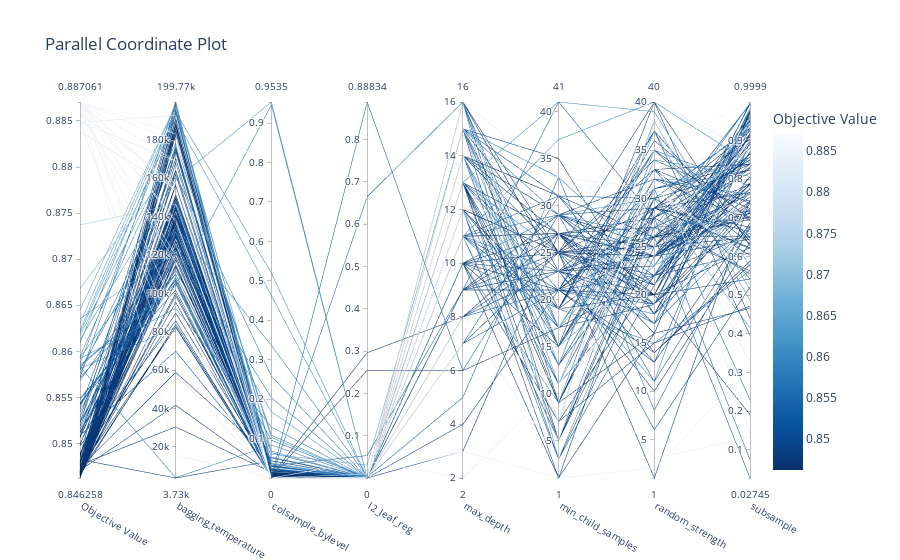

Notebook source saved alongside this figure:
### Code cell
optuna.visualization.plot_parallel_coordinate(cb_study)

### Figure 1 — Plotly figure (JSON) as saved in the notebook; plotly's stock layout.template omitted (floating-point values rounded to 4 significant figures; data arrays with more than 128 entries replaced by an {"elided": "..."} marker saying what was removed)
{"data": [{"dimensions": [{"label": "Objective Value", "range": [0.8463, 0.8871], "values": {"elided": "152 float values"}}, {"label": "bagging_temperature", "range": [3727, 199767], "values": {"elided": "152 int values"}}, {"label": "colsample_bylevel", "range": [1.653e-10, 0.9535], "values": {"elided": "152 float values"}}, {"label": "l2_leaf_reg", "range": [1.068e-10, 0.8883], "values": {"elided": "152 float values"}}, {"label": "max_depth", "range": [2, 16], "values": {"elided": "152 int values"}}, {"label": "min_child_samples", "range": [1, 41], "values": {"elided": "152 int values"}}, {"label": "random_strength", "range": [1, 40], "values": {"elided": "152 int values"}}, {"label": "subsample", "range": [0.02745, 0.9999], "values": {"elided": "152 float values"}}], "labelangle": 30, "labelside": "bottom", "line": {"color": {"elided": "152 float values"}, "colorbar": {"title": {"text": "Objective Value"}}, "colorscale": [[0, "rgb(247,251,255)"], [0.125, "rgb(222,235,247)"], [0.25, "rgb(198,219,239)"], [0.375, "rgb(158,202,225)"], [0.5, "rgb(107,174,214)"], [0.625, "rgb(66,146,198)"], [0.75, "rgb(33,113,181)"], [0.875, "rgb(8,81,156)"], [1, "rgb(8,48,107)"]], "reversescale": true, "showscale": true}, "type": "parcoords"}], "layout": {"title": {"text": "Parallel Coordinate Plot"}}}
